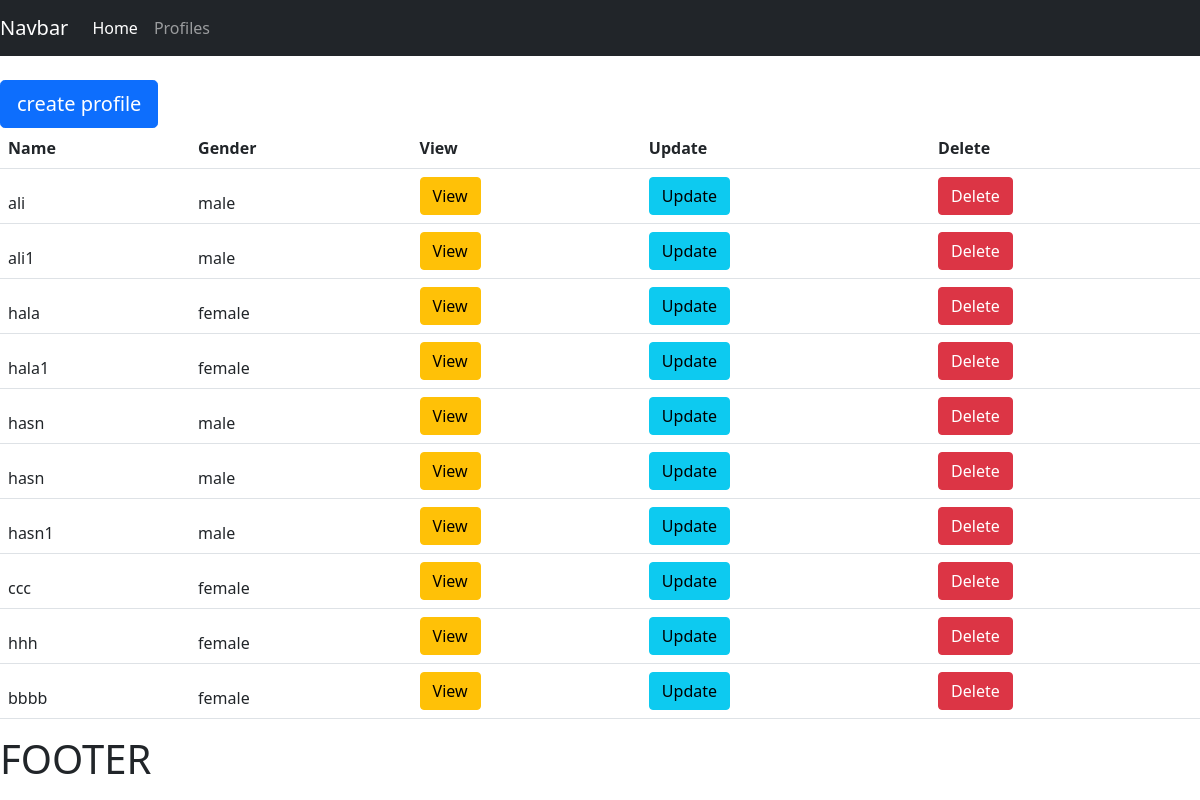
/profile/, run on the app's committed database.
### profiles/models.py (models this page shows, shortened)
class Profile(models.Model):
    genderChoices=[
        ('male','male'),
        ('female','female')
    ]
    name=models.CharField(max_length=100)
    gender=models.CharField(max_length=10,choices= genderChoices)

### profiles/views.py (the view)
# urls.py: path('profile/',views.profile, name='profile'),
def profile(request):
    profile=Profile.objects.all()
    context={'profile':profile}
    return render(request,'profile/profile.html',context)

### templates/profile/profile.html (shortened to what this page needs)
{% extends 'profile/main.html' %}
{% block content %}
<br>
<a class="btn btn-primary btn-lg" href="{% url 'create_profile' %}">create profile</a>
<table class="table">
    <thead>
      <tr>
        <th scope="col">Name</th>
        <th scope="col">Gender</th>
        <th scope="col">View</th>
        <th scope="col">Update</th>
        <th scope="col">Delete</th>
      </tr>
    {% for i in profile %}
    <tr>
   <td> {{i.name}}</td>
   <td> {{i.gender}}</td>
   <td><button type="button" class="btn btn-warning">View</button>
   </td>
   <td><a  class="btn btn-info" href="">Update</a>
   </td>
   <td><a class="btn btn-danger" href="">Delete</a>
   </td>
    </tr>
    {% endfor %}
  </table>
  {% endblock content %}

### templates/profile/main.html (shortened to what this page needs)
<!DOCTYPE html>
<html>
<head>
<link href="https://cdn.jsdelivr.net/npm/bootstrap@5.0.2/dist/css/bootstrap.min.css" rel="stylesheet">
</head>
<body>
{% include 'profile/navbar.html' %}
{% block content %}
{% endblock content %}
{% include 'profile/footer.html' %}
</body>
</html>

### templates/profile/navbar.html (shortened to what this page needs)
<nav class="navbar navbar-expand-lg navbar-dark bg-dark">
    <a class="navbar-brand" href="#">Navbar</a>
    <div class="collapse navbar-collapse" id="navbarNavAltMarkup">
      <div class="navbar-nav">
        <a class="nav-item nav-link active" href="{% url 'home' %}">Home</a>
        <a class="nav-item nav-link" href="{% url 'profile' %}">Profiles</a>
      </div>
    </div>
  </nav>

### templates/profile/footer.html
<h1>FOOTER</h1>

### data on the page
Profile: name "ali", gender "male"
Profile: name "ali1", gender "male"
Profile: name "hala", gender "female"
Profile: name "hala1", gender "female"
Profile: name "hasn", gender "male"
Profile: name "hasn", gender "male"
Profile: name "hasn1", gender "male"
Profile: name "ccc", gender "female"
Profile: name "hhh", gender "female"
Profile: name "bbbb", gender "female"
